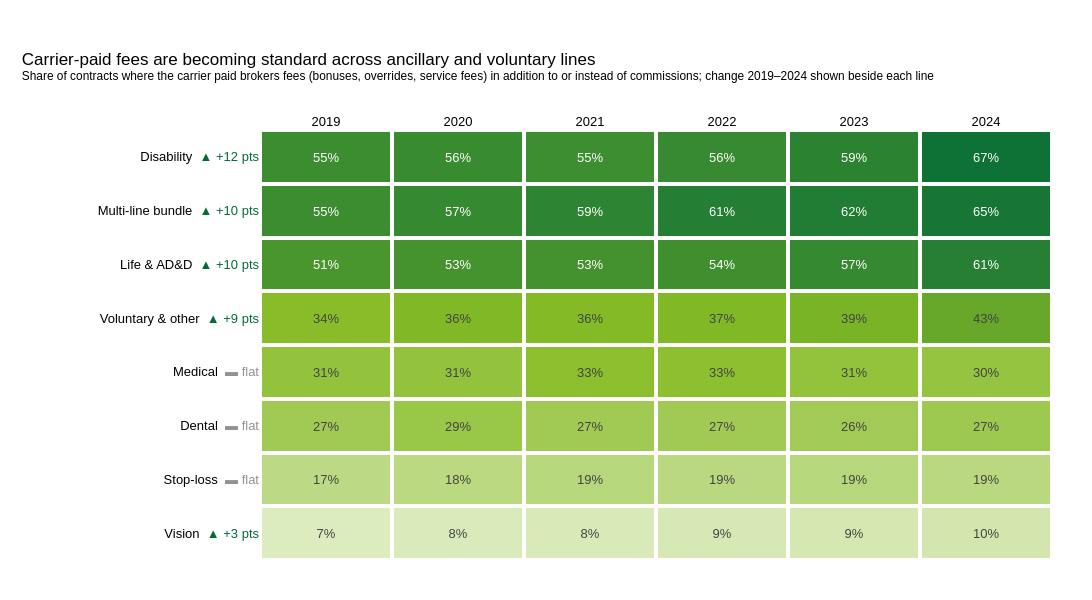

Notebook source saved alongside this figure:
### Markdown cell above
## 3. Is broker pay shifting from commissions toward carrier-paid fees?

### Code cell
fee_mix = (
    contracts[contracts["line"] != "Unclassified"]
    .assign(has_fee=lambda d: d["fees"] > 0)
    .pivot_table(index="line", columns="FORM_YEAR", values="has_fee", aggfunc="mean")
    .mul(100)
)
fee_mix["delta"] = fee_mix[LAST] - fee_mix[FIRST]
fee_mix = fee_mix.sort_values(LAST)


def change_tag(d):
    d = round(d)
    if d >= 2:
        return f"<span style='color:{PALETTE[2]}'>▲ +{d} pts</span>"
    if d <= -2:
        return f"<span style='color:{RED}'>▼ {d} pts</span>"
    return f"<span style='color:{GREY}'>▬ flat</span>"


row_labels = [
    f"{line}  {change_tag(d)}" for line, d in zip(fee_mix.index, fee_mix["delta"])
]
z = fee_mix[YEARS].values

fig = go.Figure(
    go.Heatmap(
        z=z,
        x=[str(y) for y in YEARS],
        y=row_labels,
        colorscale=GREEN_SCALE,
        zmin=0,
        zmax=np.ceil(z.max() / 10) * 10,
        xgap=4,
        ygap=4,
        text=[[f"{v:.0f}%" for v in row] for row in z],
        texttemplate="%{text}",
        textfont=dict(size=13),
        showscale=False,
        hovertemplate="%{y}<br>%{x}: %{z:.1f}% of contracts<extra></extra>",
    )
)
base_theme(
    fig,
    "Carrier-paid fees are becoming standard across ancillary and voluntary lines",
    "Share of contracts where the carrier paid brokers fees (bonuses, overrides, service fees) in addition to or instead of commissions; "
    f"change {FIRST}–{LAST} shown beside each line",
    height=600,
)
fig.update_layout(
    width=FIG_WIDTH,
    xaxis=dict(side="top", showgrid=False, tickfont=dict(size=13)),
    yaxis=dict(showgrid=False, tickfont=dict(size=13)),
    margin=dict(l=260, r=40, t=130, b=40),
)
save_figure(fig, "03-fee-adoption-heatmap", ANALYSIS_PATH)
fig.show()

### Figure 1 — Plotly figure (JSON) as saved in the notebook; plotly's stock layout.template omitted (floating-point values rounded to 4 significant figures)
{"data": [{"colorscale": [[0, "#F2F8E6"], [0.5, "#86BC25"], [1, "#046A38"]], "hovertemplate": "%{y}<br>%{x}: %{z:.1f}% of contracts<extra></extra>", "showscale": false, "text": [["7%", "8%", "8%", "9%", "9%", "10%"], ["17%", "18%", "19%", "19%", "19%", "19%"], ["27%", "29%", "27%", "27%", "26%", "27%"], ["31%", "31%", "33%", "33%", "31%", "30%"], ["34%", "36%", "36%", "37%", "39%", "43%"], ["51%", "53%", "53%", "54%", "57%", "61%"], ["55%", "57%", "59%", "61%", "62%", "65%"], ["55%", "56%", "55%", "56%", "59%", "67%"]], "textfont": {"size": 13}, "texttemplate": "%{text}", "type": "heatmap", "x": ["2019", "2020", "2021", "2022", "2023", "2024"], "xgap": 4, "y": ["Vision  <span style='color:#046A38'>▲ +3 pts</span>", "Stop-loss  <span style='color:#929292'>▬ flat</span>", "Dental  <span style='color:#929292'>▬ flat</span>", "Medical  <span style='color:#929292'>▬ flat</span>", "Voluntary & other  <span style='color:#046A38'>▲ +9 pts</span>", "Life & AD&D  <span style='color:#046A38'>▲ +10 pts</span>", "Multi-line bundle  <span style='color:#046A38'>▲ +10 pts</span>", "Disability  <span style='color:#046A38'>▲ +12 pts</span>"], "ygap": 4, "z": [[7.099, 7.724, 8.301, 8.939, 9.455, 10.33], [17.45, 18.3, 19.2, 18.57, 19.03, 18.62], [26.7, 28.87, 26.72, 26.58, 26.1, 27.2], [30.83, 30.91, 33.37, 32.88, 31.2, 30.14], [34.3, 36.22, 35.69, 36.73, 38.55, 43.42], [51.12, 52.57, 53.07, 54.06, 56.82, 60.88], [55.09, 56.94, 58.87, 61.47, 62.04, 64.85], [55.09, 55.82, 54.8, 56.39, 59.45, 67.21]], "zmax": 70, "zmin": 0}], "layout": {"colorway": ["#86BC25", "#43B02A", "#046A38"], "font": {"color": "#000000", "family": "Arial, sans-serif"}, "height": 600, "hoverlabel": {"bgcolor": "white", "font": {"color": "#000000"}}, "legend": {"font": {"color": "#000000"}, "orientation": "h", "x": 1, "xanchor": "right", "y": 1.01, "yanchor": "bottom"}, "margin": {"b": 40, "l": 260, "r": 40, "t": 130}, "paper_bgcolor": "white", "plot_bgcolor": "white", "title": {"font": {"color": "#000000", "family": "Arial, sans-serif"}, "text": "Carrier-paid fees are becoming standard across ancillary and voluntary lines<br><sup>Share of contracts where the carrier paid brokers fees (bonuses, overrides, service fees) in addition to or instead of commissions; change 2019–2024 shown beside each line</sup>", "x": 0.02, "xanchor": "left"}, "width": 1100, "xaxis": {"showgrid": false, "side": "top", "tickfont": {"color": "#000000", "size": 13}, "title": {"font": {"color": "#000000"}}}, "yaxis": {"showgrid": false, "tickfont": {"color": "#000000", "size": 13}, "title": {"font": {"color": "#000000"}}}}}
